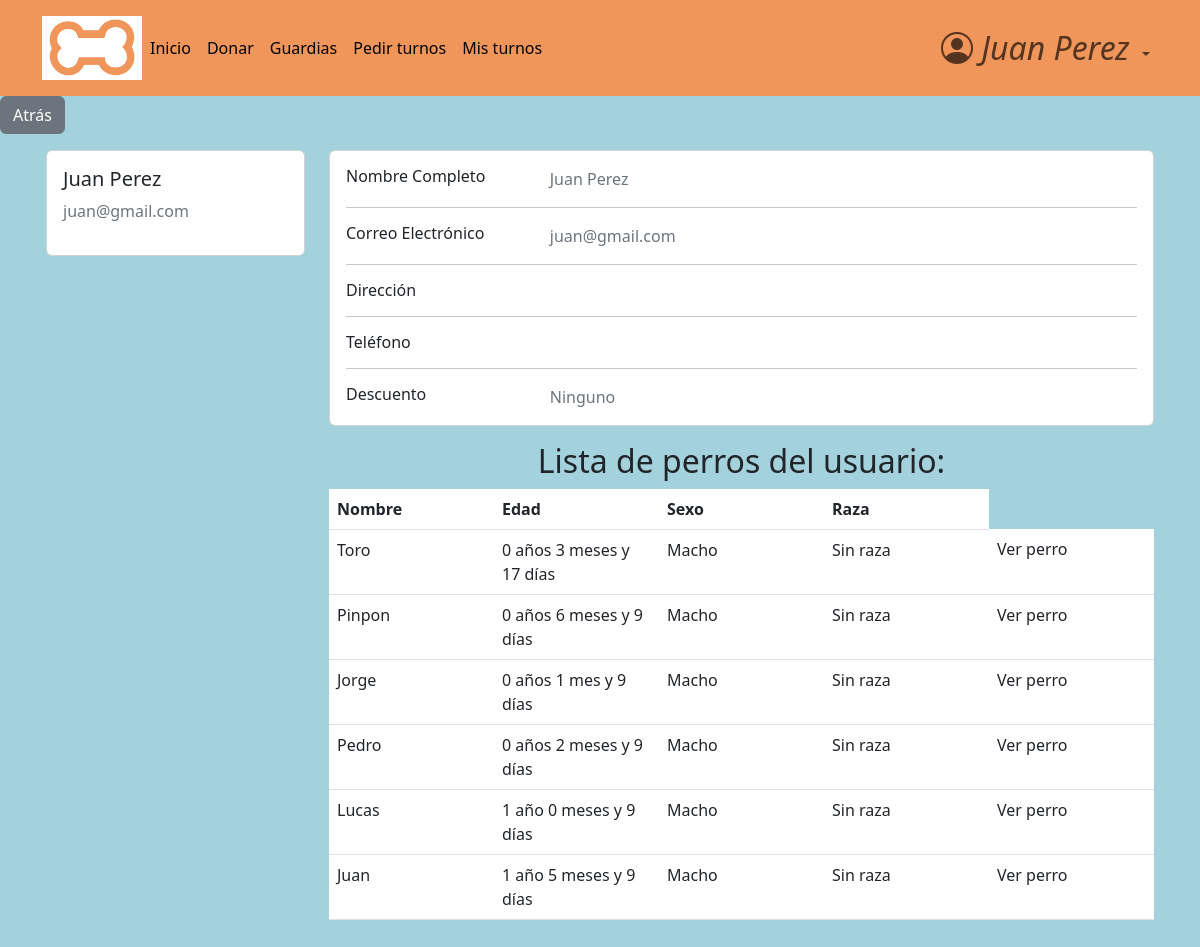
The page /accounts/profile/7 (signed in) on the database its author committed.
### accounts/models.py (models this page shows, shortened)
class CustomUser(AbstractBaseUser, PermissionsMixin):
    email = models.EmailField(
        verbose_name="email",
        unique=True,
        max_length=40,
        error_messages={"unique":'El mail ya se encuentra registrado. Por favor ingrese otro.'}
    )
    name = models.CharField(
        max_length=30
    )
    surname = models.CharField(
        max_length=30,
        blank=True,
        null=True
    )
    address = models.CharField(
        max_length=30,
        blank=True,
        null=True
    )
    telephone = models.SlugField(
        max_length=15,
        blank=True,
        null=True,
    )
    is_active = models.BooleanField(
        default=True,
    )
    is_staff = models.BooleanField(
        default=False,
    )
    is_admin = models.BooleanField(
        default=False,
    )
    last_login = models.DateTimeField(
        verbose_name="last login",
        default=datetime.datetime.now,
    )
    is_veterinario = models.BooleanField(
        default=False,
    )
    has_discount = models.BooleanField(
        default=False,
    )
    USERNAME_FIELD = "email"    #variable por la cual se ingresa, dice username pero seria como 'campo que representa el inicio de sesion'
    REQUIRED_FIELDS = ['name',]    #no permite registros si no tiene estos campos completos
    objects = CustomUserManager()
    def __str__(self):
        return self.name + ' ' + str(self.surname or '')

### dogs/models.py (models this page shows, shortened)
class Dog(models.Model):
    class Sex(models.TextChoices):
        macho = "Macho"
        hembra = "Hembra"
    class Breed(models.TextChoices):
        sin_raza = "Sin raza"
        coker = "Coker"
        pastor_aleman = "Pastor aleman"
        bulldog = "Bulldog"
        labrador = "Labrador"
        golden = "Golder"
        caniche = "Caniche"
        chihuahua = "Chihuahua"
        bulldog_frances = "Bulldog Frances"
        beagle = "Beagle"
        boxer = "Boxer"
        galgo = "Galgo"
        dalmata = "Dalmata"
        sharpei = "Shar pei"
    class Color(models.TextChoices):
        blanco = "Blanco"
        negro = "Negro"
        marron = "Marrón"
        blanco_y_negro = "Blanco y negro"
        otro = "Otro color"
    class Size(models.TextChoices):
        grande = "Grande"
        mediano = "Mediano"
        pequeño = "pequeño"
    name = models.CharField(
        max_length=30,
    )
    date_of_birth = models.DateField(
        null=True,
        validators=[MaxValueValidator(date.today, "La fecha de nacimiento del perro debe ser anterior a hoy")]
    )
    sex = models.CharField(
        max_length=10,
        choices=Sex.choices
    )
    breed = models.CharField(
        max_length=20,
        choices=Breed.choices
    )
    color = models.CharField(
        max_length=20,
        blank=True,
        choices=Color.choices,
        null=True,
    )
    size = models.CharField(
        max_length=10,
        null=True,
        blank=True,
        choices=Size.choices,
    )
    description = models.TextField(
        max_length=120,
        blank=True,
        null=True,
    )
    hidden = models.BooleanField(default=False)
    owner = models.ForeignKey(
        CustomUser,
        blank=True,
        on_delete=models.CASCADE,
        null=True
    )
    def calculate_age_year(self):
        today = date.today()
        return today.year - self.date_of_birth.year - ((today.month, today.day) < (self.date_of_birth.month, self.date_of_birth.day))
    def calculate_age_month(self):
        today = date.today()
        diff = relativedelta.relativedelta(today,self.date_of_birth)
        diff_in_months = diff.months + diff.years * 12
        years = self.calculate_age_year()
        return (diff_in_months - (12 * years))
    def calculate_age_days(self):
        today = date.today()
        diff = relativedelta.relativedelta(today,self.date_of_birth)
        return diff.days
    def calculate_age(self):
        f_años=self.calculate_age_year()
        f_meses=self.calculate_age_month()
        f_dias=self.calculate_age_days()
        if (f_años == 1):
            años= f"{f_años} año"
        else:
            años= f"{f_años} años"
        if (f_meses == 1):
            meses= f"{f_meses} mes"
        else:
            meses= f"{f_meses} meses"
        if (f_dias == 1):
            dias= f"{f_dias} día"
        else:
            dias= f"{f_dias} días"
        return años + " " + meses + " y " + dias

### accounts/views.py (the view)
# urls.py: path('profile/<pk>', views.profile_view, name= 'profile'),
@login_required
def profile_view(request, pk):
    if not request.user.is_authenticated:
        return redirect('login')
    user_owner = CustomUser.objects.get(pk=pk)
    dogs = user_owner.dog_set.all()
    context = {
        'client': user_owner,
        'vet': request.user,
        'dogs_shown': dogs.filter(hidden=False)
    }
    return render(request, 'profile.html', context)

### accounts/templates/profile.html (shortened to what this page needs)
{% extends 'base.html' %}
{% block content %}
<main>
  <a href="{% url 'list_users' %}" class="btn btn-secondary">Atrás</a>
<div class="container card-izq " >
  <div class="row row-1" >
    <div class="col-md-3" >
      <div class="card">
        <div class="card-body">
          <h5>{{ client.name }} {{ client.surname }}</h5>
          <p class="text-secondary">{{ client.email }}</p>
        </div>
      </div>
    </div>
    <div class="col-md-9">
      <div class="card mb-3">
        <div class="card-body">
          <div class="row">
            <div class="col-sm-3">
              <h6 class="mb-0">Nombre Completo</h6>
            </div>
            <div class="col-sm-9 text-secondary">
              {{ client.name }} {{ client.surname }}
            </div>
          </div>
          <hr>
          <div class="row">
            <div class="col-sm-3">
              <h6 class="mb-0">Correo Electrónico</h6>
            </div>
            <div class="col-sm-9 text-secondary">
              {{ client.email }}
            </div>
          </div>
          <hr>
          <div class="row">
            <div class="col-sm-3">
              <h6 class="mb-0">Dirección</h6>
            </div>
            <div class="col-sm-9 text-secondary">
            </div>
          </div>
          <hr>
          <div class="row">
            <div class="col-sm-3">
              <h6 class="mb-0">Teléfono</h6>
            </div>
            <div class="col-sm-9 text-secondary">
            </div>
          </div>
          {% if not client.is_veterinario %}
          <hr>
          <div class="row">
            <div class="col-sm-3">
              <h6 class="mb-0">Descuento</h6>
            </div>
            <div class="col-sm-9 text-secondary">
                {% if client.has_discount %}
                  10% en la próxima atención
                {% else %}
                  Ninguno
                {% endif %}
            </div>
          </div>
          {% endif %}
        </div>
      </div>
        <h2 class="text-center">Lista de perros del usuario:</h2>
          {% if dogs_shown.count > 0 %}
                  <table class="table table-hover">
                      <thead>
                          <tr>
                              <th>Nombre</th>
                              <th>Edad</th>
                              <th>Sexo</th>
                              <th>Raza</th>
                          </tr>
                      </thead>
                      <tbody>
                          {% for dog in dogs_shown %}
                                <tr>
                                    <td>{{ dog.name }}</td>
                                    <td>{{ dog.calculate_age }}</td>
                                    <td>{{ dog.sex }}</td>
                                    <td>{{ dog.breed }}</td>
                                    <td>
                                      <a class="dropdown-item" href="{% url 'dog_profile' user_owner_id=client.id dog_id=dog.id %}">Ver perro</a>
                                    </td>
                                </tr>
                          {% endfor %}
                      </tbody>
                  </table>
            {% else %}
            <div>
              <a>No hay ningún perro para ver</a>
            </div>
            {% endif %}
      </div>
    </div>
  </div>
</main>
{% endblock  %}

### pages/templates/base.html (shortened to what this page needs)
<!DOCTYPE html>
<html>
{% load static %}
<head>
    {% block css %}
        <link rel="stylesheet" href="https://cdn.jsdelivr.net/npm/bootstrap-icons@1.10.5/font/bootstrap-icons.css">
    <link href="https://cdn.jsdelivr.net/npm/bootstrap@5.3.0-alpha3/dist/css/bootstrap.min.css" rel="stylesheet">
    <link rel="stylesheet" href="{% static 'css/styles.css' %}">
    {% endblock css %}
</head>
<body>
    <header>
            <nav class="navbar navbar-expand-lg header-ar">
                <div class="container">
                    <img src="{% static 'media/Logo2.png' %}" width="100" height="64" alt="Descripción de la imagen" >
                    <div class="collapse navbar-collapse show " id="navbarBasic">
                        <ul class="navbar-nav me-auto mb-2 mb-lg-0">
                            <li class="nav-item">
                                <a class="nav-link active" aria-current="page" href="{% url 'home' %}">Inicio</a>
                            </li>
                            <li class="nav-item">
                                <a class="nav-link active" aria-current="page" href="{% url 'campaigns' %}">Donar</a>
                            </li>
                            <li class="nav-item">
                                <a class="nav-link active" aria-current="page" href="{% url 'guards_calendar'  %}">Guardias</a>
                            </li>
                            {% if user.is_authenticated %}
                                {% if user.is_veterinario %}
                                    <li class="nav-item">
                                        <a class="nav-link active" aria-current="page" href="{% url 'list_users' %}">Lista de Clientes</a>
                                    </li>
                                    <li class="nav-item">
                                        <a class="nav-link active" aria-current="page" href="{% url 'client_registration' %}">Registrar cliente</a>
                                    </li>
                                    <li class="nav-item">
                                        <a class="nav-link active" aria-current="page" href="{% url 'shifts_panel'  %}">Turnos</a>
                                    </li>
                                    <ul>
                                        <form class="d-flex" method=POST action="{% url 'search_user' %}">
                                            {% csrf_token %}
                                            <input type="search" class="form-control me-2" placeholder="Buscar Cliente" aria-label="Search" name="buscado">
                                            <button class="btn btn-outline-secondary" type="submit">Buscar</button>
                                        </form>
                                    </ul>
                                {% else %}
                                    <li class="nav-item">
                                        <a class="nav-link active" aria-current="page" href="{% url 'calendar' user.id %}">Pedir turnos</a>
                                    </li>
                                    <li class="nav-item">
                                        <a class="nav-link active" aria-current="page" href="{% url 'shifts_panel_user' user.id  %}">Mis turnos</a>
                                    </li>
                                {% endif %}
                                </ul>
                                    <ul class="navbar-nav mb-2 mb-lg-0 ">
                                        <li class="nav-item dropdown">
                                            <a class="nav-link dropdown-toggle icono-user" role="button" data-bs-toggle="dropdown" aria-expanded="False">
                                                {% if user.is_veterinario %}
                                                    <i class="bi bi-person-circle">
                                                        Veterinario
                                                    </i>
                                                {% else %}
                                                    <i class="bi bi-person-circle">
                                                        {{ user }}
                                                    </i>
                                                {% endif %}
                                            </a>
                                        </li>
                                    </ul>
                            {% endif %}
                </div>
            </div>
        </nav>
    </header>
{% block content %}
{% endblock content %}
</body>
</html>

### pages/static/css/styles.css (style rules this page uses)
html { box-sizing: border-box; font-size: 16px; scroll-behavior: smooth; }
body { margin: 0; padding: 0; overflow-x: hidden; background-color: #a4d2dc; }
a { text-decoration: none; }
.icono-user i { font-size: 2rem; }
.header-ar { background-color: #f0965b; padding: 1rem; }
.card-izq { margin-bottom: 1rem; padding: 1rem; }
.row-1 { margin-bottom: 3rem; }

### accounts/templates/profile.html (style rules this page uses)
table { border-collapse: collapse; table-layout: fixed; width: 310px; }
table td { width: 110px; word-wrap: break-word; }

### rows shown on the page
CustomUser: name+surname "Juan Perez", name "Juan", surname "Perez", email "juan@gmail.com"
Dog: name "Toro", calculate_age "0 años 3 meses y 17 días", sex "Macho", breed "Sin raza"
Dog: name "Pinpon", calculate_age "0 años 6 meses y 9 días", sex "Macho", breed "Sin raza"
Dog: name "Jorge", calculate_age "0 años 1 mes y 9 días", sex "Macho", breed "Sin raza"
Dog: name "Pedro", calculate_age "0 años 2 meses y 9 días", sex "Macho", breed "Sin raza"
Dog: name "Lucas", calculate_age "1 año 0 meses y 9 días", sex "Macho", breed "Sin raza"
Dog: name "Juan", calculate_age "1 año 5 meses y 9 días", sex "Macho", breed "Sin raza"
